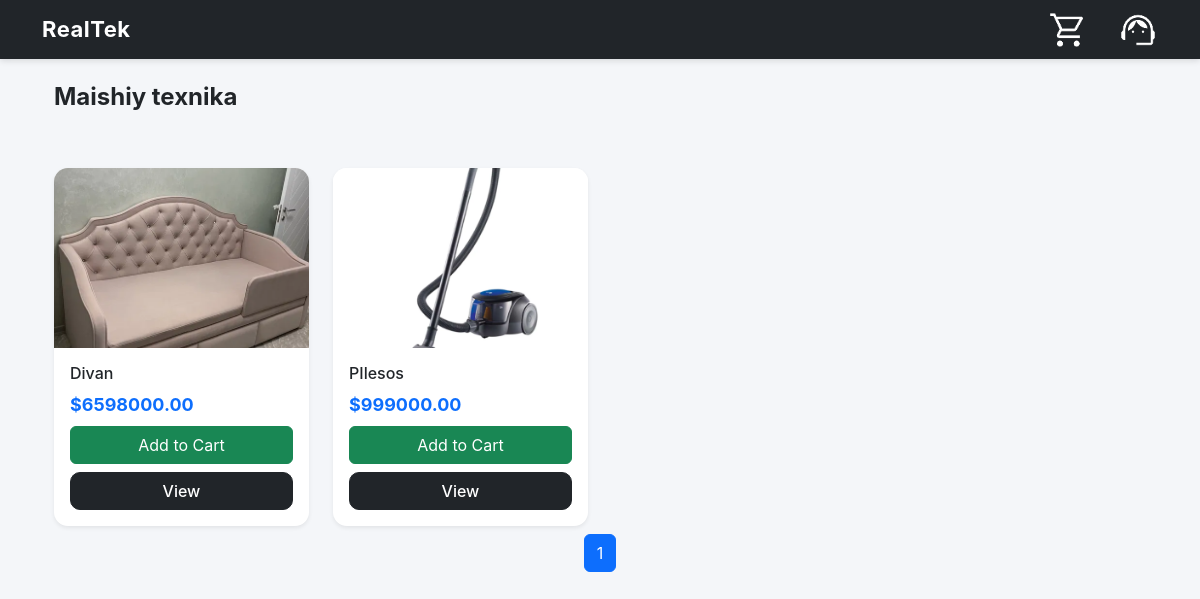
The app's page /category/maishiy-texnika/ with its own data.
### main/models.py (models this page shows, shortened)
class Category(models.Model):
    name = models.CharField(max_length=150, unique=True)
    slug = models.SlugField(unique=True, max_length=150)
    image = models.ImageField(upload_to='images/category', blank=True, null=True)

class Product(models.Model):
    link = models.CharField(unique=True,max_length=12 , default=short_uuid)
    category = models.ForeignKey(Category, on_delete=models.CASCADE, related_name='product')
    price = models.DecimalField(max_digits=10, decimal_places=2, null=True, blank=True)
    name = models.CharField(max_length=150)
    image = models.ImageField(upload_to='product/images', blank=True, null=True)
    description = models.TextField()
    date_saved = models.DateTimeField(auto_now_add=True)

### main/views.py (the view)
# urls.py: path('category/<slug:slug>/', category_products, name='category_products'),
def category_products(request, slug):
    category = get_object_or_404(Category, slug=slug)
    products = Product.objects.filter(category=category).order_by("-id")
    paginator = Paginator(products, 20)
    page_number = request.GET.get("page")
    page_obj = paginator.get_page(page_number)
    return render(request, "home/category_products.html", {
        "category": category,
        "page_obj": page_obj
    })

### templates/home/category_products.html (shortened to what this page needs)
{% extends "base.html" %}
{% load static %}
{% block content %}
<div class="container mt-4">
    <h4 class="mb-3 fw-bold">{{ category.name }}</h4>
    <div class="row">
        {% for product in page_obj %}
        <div class="col-6 col-md-3 mb-4 fade-in">
            <div class="card product-card shadow-sm">
                {% if product.image %}
                    <img src="{{ product.image.url }}" class="card-img-top" alt="{{ product.name }}">
                {% else %}
                    <img src="{% static 'no-image.png' %}" class="card-img-top" alt="No image">
                {% endif %}
                <div class="card-body">
                    <h6 class="card-title">{{ product.name|truncatechars:30 }}</h6>
                    {% if product.price %}
                        <p class="price-tag mb-2">${{ product.price }}</p>
                    {% endif %}
                    <form action="{% url 'add_to_cart' product.link %}" method="POST" class="mt-2 add-cart-form">
                        <button type="submit" class="btn btn-success w-100 add-cart-btn">
                             Add to Cart
                        </button>
                    </form>
                    <a href="{% url 'product_detail' product.link %}" class="btn btn-dark w-100 mt-2">View</a>
                </div>
            </div>
        </div>
        {% endfor %}
    </div>
    <nav aria-label="Page navigation" class="mt-4">
        <ul class="pagination justify-content-center">
            {% for num in page_obj.paginator.page_range %}
            <li class="page-item {% if page_obj.number == num %}active{% endif %}">
                <a class="page-link" href="?page={{ num }}">{{ num }}</a>
            </li>
            {% endfor %}
        </ul>
    </nav>
</div>
{% endblock %}

### static/style.css (style rules this page uses)
.product-card { border: none !important; border-radius: 14px; overflow: hidden; transition: .3s ease; background: white; }
.product-card img { height: 200px; object-fit: cover; }
.card-body { padding: 14px; }
.price-tag { font-size: 18px; font-weight: 700; color: #0d6efd; }
.btn-dark { border-radius: 10px; }
.pagination .page-link { color: #0d6efd; border-radius: 10px; margin: 0 3px; border: 1px solid #d0d0d0; transition: .2s; }
.pagination .page-item.active .page-link { background: #0d6efd; border-color: #0d6efd; color: white; }

### templates/base.html (style rules this page uses)
body { background: #f4f6f9; font-family: "Inter", sans-serif; }
.product-card { border-radius: 14px !important; overflow: hidden; transition: .3s ease; background: white; border: none; }
.product-card img { height: 200px; object-fit: cover; }
.price-tag { font-size: 18px; font-weight: 700; color: #0d6efd !important; }
.btn-dark { border-radius: 10px; font-weight: 500; }
.pagination .page-link { color: #0d6efd; border-radius: 10px; margin: 0 4px; border: 1px solid #d1d1d1; transition: .2s; }
.pagination .page-item.active .page-link { background: #0d6efd; border-color: #0d6efd; color: white; }
.fade-in { opacity: 0; transform: translateY(20px); animation: fadeUp .45s forwards ease; }

### templates/home/category_products.html (style rules this page uses)
.fade-in { animation: fadeIn 0.5s ease forwards; opacity: 0; }
.add-cart-btn { transition: 0.2s ease; }
.product-card img { height: 180px; object-fit: cover; }
.price-tag { font-weight: bold; color: #28a745; }

### records on screen
Category: name "Maishiy texnika"
Product: image (picture), name "Divan", price "6598000.00"
Product: image (picture), name "PIlesos", price "999000.00"

### other values on screen
{{ num }} "1"
